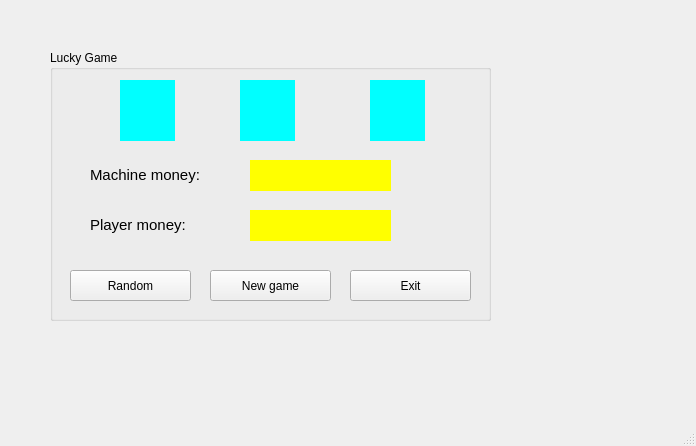
<?xml version="1.0" encoding="UTF-8"?>
<ui version="4.0">
 <class>MainWindow</class>
 <widget class="QMainWindow" name="MainWindow">
  <property name="geometry">
   <rect>
    <x>0</x>
    <y>0</y>
    <width>696</width>
    <height>446</height>
   </rect>
  </property>
  <property name="windowTitle">
   <string>Nguyễn Thị Yến Nhi</string>
  </property>
  <widget class="QWidget" name="centralwidget">
   <widget class="QGroupBox" name="groupBox">
    <property name="geometry">
     <rect>
      <x>50</x>
      <y>50</y>
      <width>441</width>
      <height>271</height>
     </rect>
    </property>
    <property name="title">
     <string>Lucky Game</string>
    </property>
    <widget class="QLabel" name="label_1">
     <property name="geometry">
      <rect>
       <x>70</x>
       <y>30</y>
       <width>55</width>
       <height>61</height>
      </rect>
     </property>
     <property name="styleSheet">
      <string notr="true">background-color: rgb(0, 255, 255);</string>
     </property>
     <property name="text">
      <string>&lt;html&gt;&lt;head/&gt;&lt;body&gt;&lt;p align=&quot;center&quot;&gt;&lt;br/&gt;&lt;/p&gt;&lt;/body&gt;&lt;/html&gt;</string>
     </property>
     <property name="alignment">
      <set>Qt::AlignCenter</set>
     </property>
    </widget>
    <widget class="QLabel" name="label_2">
     <property name="geometry">
      <rect>
       <x>190</x>
       <y>30</y>
       <width>55</width>
       <height>61</height>
      </rect>
     </property>
     <property name="styleSheet">
      <string notr="true">background-color: rgb(0, 255, 255);</string>
     </property>
     <property name="text">
      <string>&lt;html&gt;&lt;head/&gt;&lt;body&gt;&lt;p align=&quot;center&quot;&gt;&lt;br/&gt;&lt;/p&gt;&lt;/body&gt;&lt;/html&gt;</string>
     </property>
     <property name="alignment">
      <set>Qt::AlignCenter</set>
     </property>
    </widget>
    <widget class="QLabel" name="label_3">
     <property name="geometry">
      <rect>
       <x>320</x>
       <y>30</y>
       <width>55</width>
       <height>61</height>
      </rect>
     </property>
     <property name="styleSheet">
      <string notr="true">background-color: rgb(0, 255, 255);</string>
     </property>
     <property name="text">
      <string>&lt;html&gt;&lt;head/&gt;&lt;body&gt;&lt;p align=&quot;center&quot;&gt;&lt;br/&gt;&lt;/p&gt;&lt;/body&gt;&lt;/html&gt;</string>
     </property>
     <property name="alignment">
      <set>Qt::AlignCenter</set>
     </property>
    </widget>
    <widget class="QLabel" name="label_4">
     <property name="geometry">
      <rect>
       <x>40</x>
       <y>110</y>
       <width>151</width>
       <height>31</height>
      </rect>
     </property>
     <property name="text">
      <string>&lt;html&gt;&lt;head/&gt;&lt;body&gt;&lt;p&gt;&lt;span style=&quot; font-size:11pt;&quot;&gt;Machine money:&lt;/span&gt;&lt;/p&gt;&lt;/body&gt;&lt;/html&gt;</string>
     </property>
    </widget>
    <widget class="QLabel" name="label_5">
     <property name="geometry">
      <rect>
       <x>40</x>
       <y>160</y>
       <width>151</width>
       <height>31</height>
      </rect>
     </property>
     <property name="text">
      <string>&lt;html&gt;&lt;head/&gt;&lt;body&gt;&lt;p&gt;&lt;span style=&quot; font-size:11pt;&quot;&gt;Player money:&lt;/span&gt;&lt;/p&gt;&lt;/body&gt;&lt;/html&gt;</string>
     </property>
    </widget>
    <widget class="QLabel" name="Machine">
     <property name="geometry">
      <rect>
       <x>200</x>
       <y>110</y>
       <width>141</width>
       <height>31</height>
      </rect>
     </property>
     <property name="styleSheet">
      <string notr="true">background-color: rgb(255, 255, 0);</string>
     </property>
     <property name="text">
      <string>&lt;html&gt;&lt;head/&gt;&lt;body&gt;&lt;p&gt;&lt;br/&gt;&lt;/p&gt;&lt;/body&gt;&lt;/html&gt;</string>
     </property>
     <property name="alignment">
      <set>Qt::AlignCenter</set>
     </property>
    </widget>
    <widget class="QLabel" name="Machine_2">
     <property name="geometry">
      <rect>
       <x>200</x>
       <y>160</y>
       <width>141</width>
       <height>31</height>
      </rect>
     </property>
     <property name="styleSheet">
      <string notr="true">background-color: rgb(255, 255, 0);</string>
     </property>
     <property name="text">
      <string>&lt;html&gt;&lt;head/&gt;&lt;body&gt;&lt;p&gt;&lt;br/&gt;&lt;/p&gt;&lt;/body&gt;&lt;/html&gt;</string>
     </property>
     <property name="alignment">
      <set>Qt::AlignCenter</set>
     </property>
    </widget>
    <widget class="QPushButton" name="pushButtonR">
     <property name="geometry">
      <rect>
       <x>20</x>
       <y>220</y>
       <width>121</width>
       <height>31</height>
      </rect>
     </property>
     <property name="text">
      <string>Random</string>
     </property>
     <property name="icon">
      <iconset>
       <normaloff>../images/random.png</normaloff>../images/random.png</iconset>
     </property>
    </widget>
    <widget class="QPushButton" name="pushButtonN">
     <property name="geometry">
      <rect>
       <x>160</x>
       <y>220</y>
       <width>121</width>
       <height>31</height>
      </rect>
     </property>
     <property name="text">
      <string>New game</string>
     </property>
     <property name="icon">
      <iconset>
       <normaloff>../images/new.png</normaloff>../images/new.png</iconset>
     </property>
    </widget>
    <widget class="QPushButton" name="pushButtonE">
     <property name="geometry">
      <rect>
       <x>300</x>
       <y>220</y>
       <width>121</width>
       <height>31</height>
      </rect>
     </property>
     <property name="text">
      <string>Exit</string>
     </property>
     <property name="icon">
      <iconset>
       <normaloff>../images/Exit.png</normaloff>../images/Exit.png</iconset>
     </property>
    </widget>
   </widget>
  </widget>
  <widget class="QMenuBar" name="menubar">
   <property name="geometry">
    <rect>
     <x>0</x>
     <y>0</y>
     <width>696</width>
     <height>26</height>
    </rect>
   </property>
  </widget>
  <widget class="QStatusBar" name="statusbar"/>
 </widget>
 <resources/>
 <connections/>
</ui>
